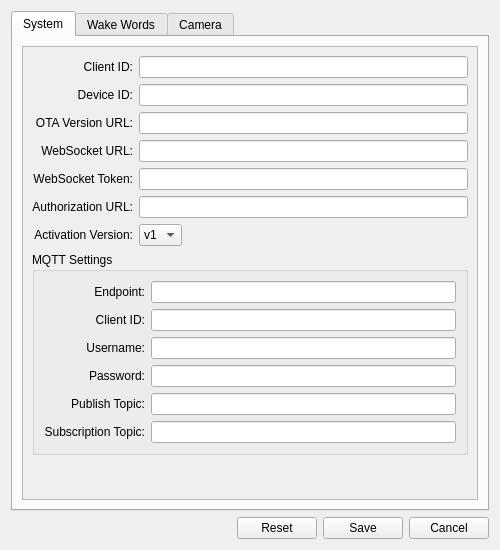
<?xml version="1.0" encoding="UTF-8"?>
<ui version="4.0">
 <class>SettingsWindow</class>
 <widget class="QDialog" name="SettingsWindow">
  <property name="geometry">
   <rect>
    <x>0</x>
    <y>0</y>
    <width>500</width>
    <height>550</height>
   </rect>
  </property>
  <property name="minimumSize">
   <size>
    <width>400</width>
    <height>400</height>
   </size>
  </property>
    <property name="windowTitle">
     <string>Settings</string>
    </property>
  <property name="modal">
   <bool>true</bool>
  </property>
  <layout class="QVBoxLayout" name="verticalLayout">
   <item>
    <widget class="QTabWidget" name="tabWidget">
     <property name="currentIndex">
      <number>0</number>
     </property>
     <widget class="QWidget" name="system_tab">
    <attribute name="title">
     <string>System</string>
    </attribute>
      <layout class="QVBoxLayout" name="system_layout">
       <item>
        <widget class="QScrollArea" name="system_scroll">
         <property name="widgetResizable">
          <bool>true</bool>
         </property>
         <widget class="QWidget" name="system_content">
          <property name="geometry">
           <rect>
            <x>0</x>
            <y>0</y>
            <width>574</width>
            <height>474</height>
           </rect>
          </property>
          <layout class="QFormLayout" name="system_form">
           <property name="labelAlignment">
            <set>Qt::AlignRight|Qt::AlignVCenter</set>
           </property>
           <property name="fieldGrowthPolicy">
            <enum>QFormLayout::ExpandingFieldsGrow</enum>
           </property>
           <item row="0" column="0">
            <widget class="QLabel" name="client_id_label">
              <property name="text">
               <string>Client ID:</string>
              </property>
             <property name="alignment">
              <set>Qt::AlignRight|Qt::AlignVCenter</set>
             </property>
            </widget>
           </item>
           <item row="0" column="1">
            <widget class="QLineEdit" name="client_id_edit">
             <property name="readOnly">
              <bool>false</bool>
             </property>
            </widget>
           </item>
           <item row="1" column="0">
            <widget class="QLabel" name="device_id_label">
              <property name="text">
               <string>Device ID:</string>
              </property>
             <property name="alignment">
              <set>Qt::AlignRight|Qt::AlignVCenter</set>
             </property>
            </widget>
           </item>
           <item row="1" column="1">
            <widget class="QLineEdit" name="device_id_edit">
             <property name="readOnly">
              <bool>false</bool>
             </property>
            </widget>
           </item>
           <item row="2" column="0">
            <widget class="QLabel" name="ota_url_label">
             <property name="text">
              <string>OTA Version URL:</string>
             </property>
             <property name="alignment">
              <set>Qt::AlignRight|Qt::AlignVCenter</set>
             </property>
            </widget>
           </item>
           <item row="2" column="1">
            <widget class="QLineEdit" name="ota_url_edit"/>
           </item>
           <item row="3" column="0">
            <widget class="QLabel" name="websocket_url_label">
             <property name="text">
              <string>WebSocket URL:</string>
             </property>
             <property name="alignment">
              <set>Qt::AlignRight|Qt::AlignVCenter</set>
             </property>
            </widget>
           </item>
           <item row="3" column="1">
            <widget class="QLineEdit" name="websocket_url_edit"/>
           </item>
           <item row="4" column="0">
            <widget class="QLabel" name="websocket_token_label">
             <property name="text">
              <string>WebSocket Token:</string>
             </property>
             <property name="alignment">
              <set>Qt::AlignRight|Qt::AlignVCenter</set>
             </property>
            </widget>
           </item>
           <item row="4" column="1">
            <widget class="QLineEdit" name="websocket_token_edit"/>
           </item>
           <item row="5" column="0">
            <widget class="QLabel" name="authorization_url_label">
             <property name="text">
              <string>Authorization URL:</string>
             </property>
             <property name="alignment">
              <set>Qt::AlignRight|Qt::AlignVCenter</set>
             </property>
            </widget>
           </item>
           <item row="5" column="1">
            <widget class="QLineEdit" name="authorization_url_edit"/>
           </item>
           <item row="6" column="0">
            <widget class="QLabel" name="activation_version_label">
             <property name="text">
              <string>Activation Version:</string>
             </property>
             <property name="alignment">
              <set>Qt::AlignRight|Qt::AlignVCenter</set>
             </property>
            </widget>
           </item>
           <item row="6" column="1">
            <widget class="QComboBox" name="activation_version_combo">
             <item>
              <property name="text">
               <string>v1</string>
              </property>
             </item>
             <item>
              <property name="text">
               <string>v2</string>
              </property>
             </item>
            </widget>
           </item>
           <item row="7" column="0" colspan="2">
            <widget class="QGroupBox" name="mqtt_group">
             <property name="title">
              <string>MQTT Settings</string>
             </property>
             <layout class="QFormLayout" name="mqtt_form">
              <property name="labelAlignment">
               <set>Qt::AlignRight|Qt::AlignVCenter</set>
              </property>
              <property name="fieldGrowthPolicy">
               <enum>QFormLayout::ExpandingFieldsGrow</enum>
              </property>
              <item row="0" column="0">
               <widget class="QLabel" name="mqtt_endpoint_label">
                <property name="text">
                 <string>Endpoint:</string>
                </property>
                <property name="alignment">
                 <set>Qt::AlignRight|Qt::AlignVCenter</set>
                </property>
               </widget>
              </item>
              <item row="0" column="1">
               <widget class="QLineEdit" name="mqtt_endpoint_edit"/>
              </item>
              <item row="1" column="0">
               <widget class="QLabel" name="mqtt_client_id_label">
                 <property name="text">
                  <string>Client ID:</string>
                 </property>
                <property name="alignment">
                 <set>Qt::AlignRight|Qt::AlignVCenter</set>
                </property>
               </widget>
              </item>
              <item row="1" column="1">
               <widget class="QLineEdit" name="mqtt_client_id_edit"/>
              </item>
              <item row="2" column="0">
               <widget class="QLabel" name="mqtt_username_label">
                 <property name="text">
                  <string>Username:</string>
                 </property>
                <property name="alignment">
                 <set>Qt::AlignRight|Qt::AlignVCenter</set>
                </property>
               </widget>
              </item>
              <item row="2" column="1">
               <widget class="QLineEdit" name="mqtt_username_edit"/>
              </item>
              <item row="3" column="0">
               <widget class="QLabel" name="mqtt_password_label">
                 <property name="text">
                  <string>Password:</string>
                 </property>
                <property name="alignment">
                 <set>Qt::AlignRight|Qt::AlignVCenter</set>
                </property>
               </widget>
              </item>
              <item row="3" column="1">
               <widget class="QLineEdit" name="mqtt_password_edit">
                <property name="echoMode">
                 <enum>QLineEdit::Password</enum>
                </property>
               </widget>
              </item>
              <item row="4" column="0">
               <widget class="QLabel" name="mqtt_publish_topic_label">
                <property name="text">
                 <string>Publish Topic:</string>
                </property>
                <property name="alignment">
                 <set>Qt::AlignRight|Qt::AlignVCenter</set>
                </property>
               </widget>
              </item>
              <item row="4" column="1">
               <widget class="QLineEdit" name="mqtt_publish_topic_edit"/>
              </item>
              <item row="5" column="0">
               <widget class="QLabel" name="mqtt_subscribe_topic_label">
                <property name="text">
                 <string>Subscription Topic:</string>
                </property>
                <property name="alignment">
                 <set>Qt::AlignRight|Qt::AlignVCenter</set>
                </property>
               </widget>
              </item>
              <item row="5" column="1">
               <widget class="QLineEdit" name="mqtt_subscribe_topic_edit"/>
              </item>
             </layout>
            </widget>
           </item>
          </layout>
         </widget>
        </widget>
       </item>
      </layout>
     </widget>
     <widget class="QWidget" name="wake_word_tab">
    <attribute name="title">
     <string>Wake Words</string>
    </attribute>
      <layout class="QVBoxLayout" name="wake_word_layout">
       <item>
        <widget class="QScrollArea" name="wake_word_scroll">
         <property name="widgetResizable">
          <bool>true</bool>
         </property>
         <widget class="QWidget" name="wake_word_content">
          <property name="geometry">
           <rect>
            <x>0</x>
            <y>0</y>
            <width>574</width>
            <height>262</height>
           </rect>
          </property>
          <layout class="QFormLayout" name="wake_word_form">
           <property name="labelAlignment">
            <set>Qt::AlignRight|Qt::AlignVCenter</set>
           </property>
           <property name="fieldGrowthPolicy">
            <enum>QFormLayout::ExpandingFieldsGrow</enum>
           </property>
           <item row="0" column="0">
            <widget class="QLabel" name="use_wake_word_label">
             <property name="text">
              <string>Enable Wake Word:</string>
             </property>
             <property name="alignment">
              <set>Qt::AlignRight|Qt::AlignVCenter</set>
             </property>
            </widget>
           </item>
           <item row="0" column="1">
            <widget class="QCheckBox" name="use_wake_word_check"/>
           </item>
           <item row="1" column="0">
            <widget class="QLabel" name="model_path_label">
             <property name="text">
              <string>Model Path:</string>
             </property>
             <property name="alignment">
              <set>Qt::AlignRight|Qt::AlignVCenter</set>
             </property>
            </widget>
           </item>
           <item row="1" column="1">
            <layout class="QHBoxLayout" name="model_path_layout">
             <item>
              <widget class="QLineEdit" name="model_path_edit"/>
             </item>
             <item>
              <widget class="QPushButton" name="model_path_btn">
               <property name="text">
                <string>Browse</string>
               </property>
              </widget>
             </item>
            </layout>
           </item>
           <item row="2" column="0">
            <widget class="QLabel" name="wake_words_label">
             <property name="text">
              <string>Wake Words List:</string>
             </property>
             <property name="alignment">
              <set>Qt::AlignRight|Qt::AlignTop</set>
             </property>
            </widget>
           </item>
           <item row="2" column="1">
            <layout class="QVBoxLayout" name="wake_words_layout">
             <item>
              <widget class="QTextEdit" name="wake_words_edit">
               <property name="maximumSize">
                <size>
                 <width>16777215</width>
                 <height>100</height>
                </size>
               </property>
               <property name="placeholderText">
                <string>One wake word per line</string>
               </property>
              </widget>
             </item>
             <item>
              <widget class="QLabel" name="wake_words_hint">
               <property name="text">
                <string>Hint: Enter one wake word per line, e.g. 'XiaoZhi', 'XiaoMei'</string>
               </property>
               <property name="styleSheet">
                <string>color: #666; font-size: 11px;</string>
               </property>
              </widget>
             </item>
            </layout>
           </item>
          </layout>
         </widget>
        </widget>
       </item>
      </layout>
     </widget>
     <widget class="QWidget" name="camera_tab">
    <attribute name="title">
     <string>Camera</string>
    </attribute>
      <layout class="QVBoxLayout" name="camera_layout">
       <item>
        <widget class="QScrollArea" name="camera_scroll">
         <property name="widgetResizable">
          <bool>true</bool>
         </property>
         <widget class="QWidget" name="camera_content">
          <property name="geometry">
           <rect>
            <x>0</x>
            <y>0</y>
            <width>574</width>
            <height>345</height>
           </rect>
          </property>
          <layout class="QFormLayout" name="camera_form">
           <property name="labelAlignment">
            <set>Qt::AlignRight|Qt::AlignVCenter</set>
           </property>
           <property name="fieldGrowthPolicy">
            <enum>QFormLayout::ExpandingFieldsGrow</enum>
           </property>
           <item row="0" column="0">
            <widget class="QLabel" name="camera_index_label">
             <property name="text">
              <string>Camera Index:</string>
             </property>
             <property name="alignment">
              <set>Qt::AlignRight|Qt::AlignVCenter</set>
             </property>
            </widget>
           </item>
           <item row="0" column="1">
            <widget class="QSpinBox" name="camera_index_spin">
             <property name="minimum">
              <number>0</number>
             </property>
             <property name="maximum">
              <number>10</number>
             </property>
            </widget>
           </item>
           <item row="1" column="0">
            <widget class="QLabel" name="frame_width_label">
             <property name="text">
              <string>Frame Width:</string>
             </property>
             <property name="alignment">
              <set>Qt::AlignRight|Qt::AlignVCenter</set>
             </property>
            </widget>
           </item>
           <item row="1" column="1">
            <widget class="QSpinBox" name="frame_width_spin">
             <property name="minimum">
              <number>320</number>
             </property>
             <property name="maximum">
              <number>1920</number>
             </property>
             <property name="singleStep">
              <number>10</number>
             </property>
             <property name="value">
              <number>640</number>
             </property>
            </widget>
           </item>
           <item row="2" column="0">
            <widget class="QLabel" name="frame_height_label">
             <property name="text">
              <string>Frame Height:</string>
             </property>
             <property name="alignment">
              <set>Qt::AlignRight|Qt::AlignVCenter</set>
             </property>
            </widget>
           </item>
           <item row="2" column="1">
            <widget class="QSpinBox" name="frame_height_spin">
             <property name="minimum">
              <number>240</number>
             </property>
             <property name="maximum">
              <number>1080</number>
             </property>
             <property name="singleStep">
              <number>10</number>
             </property>
             <property name="value">
              <number>480</number>
             </property>
            </widget>
           </item>
           <item row="3" column="0">
            <widget class="QLabel" name="fps_label">
             <property name="text">
              <string>FPS:</string>
             </property>
             <property name="alignment">
              <set>Qt::AlignRight|Qt::AlignVCenter</set>
             </property>
            </widget>
           </item>
           <item row="3" column="1">
            <widget class="QSpinBox" name="fps_spin">
             <property name="minimum">
              <number>1</number>
             </property>
             <property name="maximum">
              <number>60</number>
             </property>
             <property name="value">
              <number>30</number>
             </property>
            </widget>
           </item>
           <item row="4" column="0">
            <widget class="QLabel" name="local_vl_url_label">
             <property name="text">
              <string>Local VL URL:</string>
             </property>
             <property name="alignment">
              <set>Qt::AlignRight|Qt::AlignVCenter</set>
             </property>
            </widget>
           </item>
           <item row="4" column="1">
            <widget class="QLineEdit" name="local_vl_url_edit"/>
           </item>
           <item row="5" column="0">
            <widget class="QLabel" name="vl_api_key_label">
             <property name="text">
              <string>VL API Key:</string>
             </property>
             <property name="alignment">
              <set>Qt::AlignRight|Qt::AlignVCenter</set>
             </property>
            </widget>
           </item>
           <item row="5" column="1">
            <widget class="QLineEdit" name="vl_api_key_edit">
             <property name="echoMode">
              <enum>QLineEdit::Password</enum>
             </property>
            </widget>
           </item>
           <item row="6" column="0">
            <widget class="QLabel" name="models_label">
             <property name="text">
              <string>Models:</string>
             </property>
             <property name="alignment">
              <set>Qt::AlignRight|Qt::AlignVCenter</set>
             </property>
            </widget>
           </item>
           <item row="6" column="1">
            <widget class="QLineEdit" name="models_edit"/>
           </item>
          </layout>
         </widget>
        </widget>
       </item>
      </layout>
     </widget>
    </widget>
   </item>
   <item>
    <layout class="QHBoxLayout" name="button_layout">
     <item>
      <spacer name="button_spacer">
       <property name="orientation">
        <enum>Qt::Horizontal</enum>
       </property>
       <property name="sizeHint" stdset="0">
        <size>
         <width>40</width>
         <height>20</height>
        </size>
       </property>
      </spacer>
     </item>
             <item>
            <widget class="QPushButton" name="reset_btn">
             <property name="text">
                <string>Reset</string>
             </property>
            </widget>
         </item>
         <item>
            <widget class="QPushButton" name="save_btn">
             <property name="text">
                <string>Save</string>
             </property>
            </widget>
         </item>
         <item>
            <widget class="QPushButton" name="cancel_btn">
             <property name="text">
                <string>Cancel</string>
             </property>
            </widget>
         </item>
    </layout>
   </item>
  </layout>
 </widget>
 <resources/>
 <connections/>
</ui>
